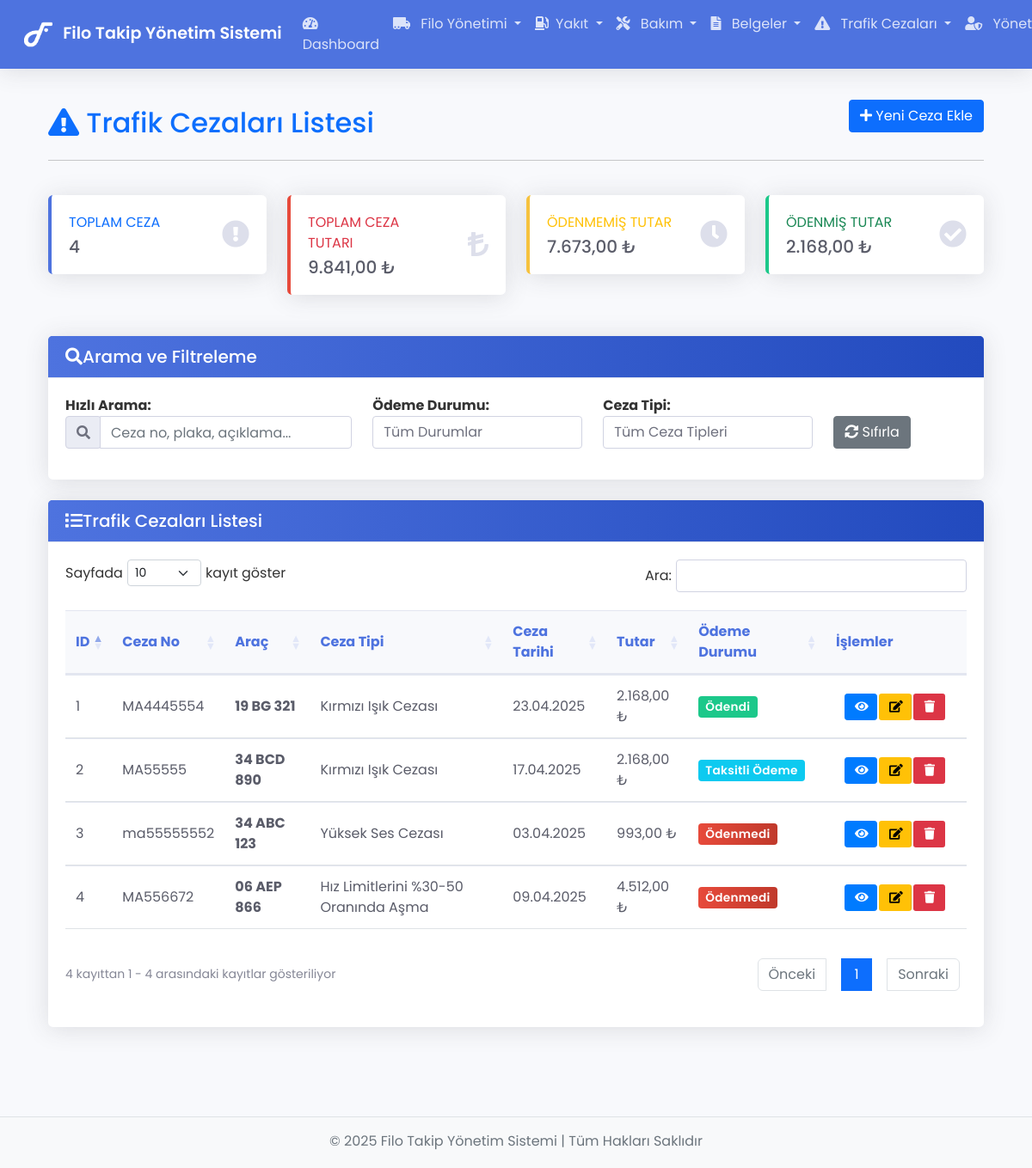
The page /trafficfines (signed in) on the database its author committed.
### tables this page shows
CREATE TABLE `traffic_fines` (
  `id` int(11) NOT NULL,
  `fine_number` varchar(50) NOT NULL COMMENT 'Ceza numarası',
  `vehicle_id` int(11) NOT NULL COMMENT 'Ceza alan araç',
  `driver_id` int(11) DEFAULT NULL COMMENT 'Ceza alan sürücü (eğer biliniyorsa)',
  `fine_type_id` int(11) DEFAULT NULL COMMENT 'Ceza türü ID',
  `fine_date` date NOT NULL COMMENT 'Ceza tarihi',
  `fine_time` time DEFAULT NULL COMMENT 'Ceza saati',
  `fine_amount` decimal(10,2) NOT NULL COMMENT 'Ceza tutarı',
  `fine_location` varchar(255) DEFAULT NULL COMMENT 'Ceza lokasyonu',
  `description` text DEFAULT NULL COMMENT 'Ceza açıklaması',
  `payment_status` enum('Ödenmedi','Ödendi','İtiraz Edildi','Taksitli Ödeme') NOT NULL DEFAULT 'Ödenmedi',
  `payment_date` date DEFAULT NULL COMMENT 'Ödeme tarihi',
  `payment_amount` decimal(10,2) DEFAULT NULL COMMENT 'Ödenen tutar',
  `document_url` varchar(255) DEFAULT NULL COMMENT 'Ceza belgesi URL',
  `created_at` timestamp NOT NULL DEFAULT current_timestamp(),
  `created_by` int(11) NOT NULL COMMENT 'Kaydı oluşturan kullanıcı',
  `updated_at` timestamp NULL DEFAULT current_timestamp() ON UPDATE current_timestamp()
);

CREATE TABLE `vehicles` (
  `id` int(11) NOT NULL,
  `plate_number` varchar(20) NOT NULL,
  `brand` varchar(100) NOT NULL,
  `model` varchar(100) NOT NULL,
  `year` int(11) DEFAULT NULL,
  `company_id` int(11) DEFAULT NULL,
  `vehicle_type` enum('Otomobil','Kamyonet','Damperli Kamyon','Istıcı Kazan','Beton Santrali','Silindir','Loder','Bekoloder','Ekskavatör','Akaryakıt Tankı','Yağlama ve Bakım','Mikserler','Çekici','Arazöz','Mobil Beton Pompası','Jeneratör') NOT NULL,
  `status` enum('Aktif','Pasif','Bakımda') NOT NULL DEFAULT 'Aktif',
  `created_at` timestamp NOT NULL DEFAULT current_timestamp(),
  `order_number` varchar(50) DEFAULT NULL,
  `equipment_number` varchar(50) DEFAULT NULL,
  `fixed_asset_number` varchar(50) DEFAULT NULL,
  `cost_center` varchar(100) DEFAULT NULL,
  `production_site` varchar(100) DEFAULT NULL,
  `inspection_date` date DEFAULT NULL,
  `traffic_insurance_agency` varchar(100) DEFAULT NULL,
  `traffic_insurance_date` date DEFAULT NULL,
  `casco_insurance_agency` varchar(100) DEFAULT NULL,
  `casco_insurance_date` date DEFAULT NULL,
  `work_site` varchar(100) DEFAULT NULL,
  `initial_km` int(11) DEFAULT NULL COMMENT 'Aracın sisteme giriş km bilgisi',
  `initial_hours` decimal(10,2) DEFAULT NULL COMMENT 'Aracın sisteme giriş çalışma saati',
  `current_km` int(11) DEFAULT NULL COMMENT 'Aracın mevcut kilometre bilgisi',
  `current_hours` decimal(10,2) DEFAULT NULL COMMENT 'Aracın mevcut çalışma saati'
);

CREATE TABLE `fine_types` (
  `id` int(11) NOT NULL,
  `code` varchar(20) NOT NULL COMMENT 'Ceza kodu (örn: TRF-001)',
  `name` varchar(100) NOT NULL COMMENT 'Ceza adı',
  `legal_article` varchar(100) DEFAULT NULL COMMENT 'İlgili kanun maddesi',
  `description` text DEFAULT NULL COMMENT 'Detaylı açıklama',
  `default_amount` decimal(10,2) NOT NULL COMMENT 'Varsayılan ceza tutarı',
  `points` int(11) DEFAULT NULL COMMENT 'Ceza puanı (eğer uygulanıyorsa)',
  `active` tinyint(1) NOT NULL DEFAULT 1 COMMENT 'Aktif/pasif durumu',
  `created_at` timestamp NOT NULL DEFAULT current_timestamp()
);

### app/views/trafficfines/index.php (the view, shortened to what the rows shown need)
<?php require APPROOT . '/views/inc/header.php'; ?>
<div class="container-fluid px-4">
    <div class="row mb-4">
        <div class="col-md-12">
            <div class="d-flex justify-content-between align-items-center">
                <h2 class="mt-4 text-primary">
                    <i class="fas fa-exclamation-triangle mr-2"></i> <?php echo $data['title']; ?>
                </h2>
            </div>
        </div>
    </div>
    <div class="card shadow-sm mb-4">
        <div class="card-body">
            <div class="table-responsive">
                <table class="table table-hover data-table-buttons" id="trafficFinesTable" width="100%" cellspacing="0">
                    <thead class="thead-light">
                        <tr>
                            <th>ID</th>
                            <th>Ceza No</th>
                            <th>Araç</th>
                            <th>Ceza Tipi</th>
                            <th>Ceza Tarihi</th>
                            <th>Tutar</th>
                            <th>Ödeme Durumu</th>
                            <th>İşlemler</th>
                        </tr>
                    </thead>
                    <tbody>
                        <?php foreach($data['trafficFines'] as $fine) : ?>
                            <tr>
                                <td><?php echo $fine->id; ?></td>
                                <td><?php echo $fine->fine_number; ?></td>
                                <td>
                                    <?php echo $fine->plate_number ? '<strong>' . $fine->plate_number . '</strong>' : '<span class="text-muted">Belirtilmemiş</span>'; ?>
                                </td>
                                <td><?php echo $fine->fine_type_name; ?></td>
                                <td><?php echo date('d.m.Y', strtotime($fine->fine_date)); ?></td>
                                <td class="text-right"><?php echo number_format($fine->fine_amount, 2, ',', '.'); ?> ₺</td>
                                <td>
                                    <?php
                                    switch($fine->payment_status) {
                                        case 'Ödendi':
                                            echo '<span class="badge bg-success text-white">Ödendi</span>';
                                            break;
                                        case 'Taksitli Ödeme':
                                            echo '<span class="badge bg-info text-white">Taksitli Ödeme</span>';
                                            break;
                                        default:
                                            echo '<span class="badge bg-danger text-white">Ödenmedi</span>';
                                            break;
                                    }
                                    ?>
                                </td>
                                <td>
                                    <div class="btn-group">
                                        <a href="<?php echo URLROOT; ?>/trafficfines/show/<?php echo $fine->id; ?>" class="btn btn-sm btn-primary">
                                            <i class="fas fa-eye"></i>
                                        </a>
                                        <a href="<?php echo URLROOT; ?>/trafficfines/edit/<?php echo $fine->id; ?>" class="btn btn-sm btn-warning">
                                            <i class="fas fa-edit"></i>
                                        </a>
                                        <button class="btn btn-sm btn-danger btn-delete" data-id="<?php echo $fine->id; ?>" data-toggle="modal" data-target="#deleteModal">
                                            <i class="fas fa-trash"></i>
                                        </button>
                                    </div>
                                </td>
                            </tr>
                        <?php endforeach; ?>
                    </tbody>
                </table>
            </div>
        </div>
    </div>
</div>
<?php require APPROOT . '/views/inc/footer.php'; ?>

### rows shown on the page
traffic_fines: id "1", fine_number "MA4445554", vehicle.plate_number "19 BG 321", fine_type.name "Kırmızı Işık Cezası", fine_date "23.04.2025", fine_amount "2.168,00", payment_status "Ödendi"
traffic_fines: id "2", fine_number "MA55555", vehicle.plate_number "34 BCD 890", fine_type.name "Kırmızı Işık Cezası", fine_date "17.04.2025", fine_amount "2.168,00", payment_status "Taksitli Ödeme"
traffic_fines: id "4", fine_number "MA556672", vehicle.plate_number "06 AEP 866", fine_type.name "Hız Limitlerini %30-50 Oranında Aşma", fine_date "09.04.2025", fine_amount "4.512,00", payment_status "Ödenmedi"
traffic_fines: id "3", fine_number "ma55555552", vehicle.plate_number "34 ABC 123", fine_type.name "Yüksek Ses Cezası", fine_date "03.04.2025", fine_amount "993,00", payment_status "Ödenmedi"

### other values the page prints
SITENAME "Filo Takip Yönetim Sistemi"
$data['title'] "Trafik Cezaları Listesi"
$data['totalFines'] "4"
$data['totalAmount'] "9.841,00"
$data['unpaidAmount'] "7.673,00"
$data['paidAmount'] "2.168,00"
